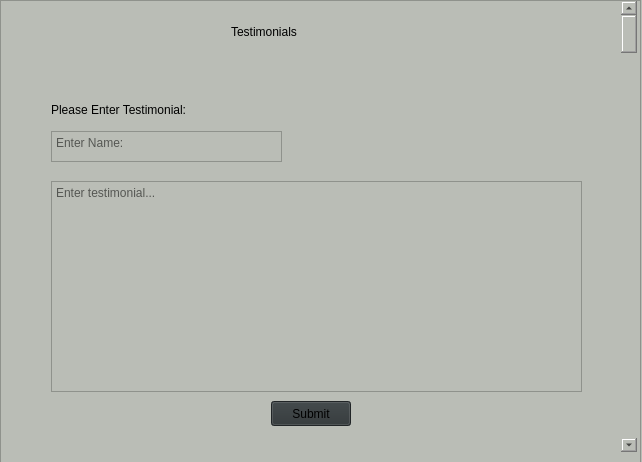
<?xml version="1.0" encoding="UTF-8"?>
<ui version="4.0">
 <class>testimonials</class>
 <widget class="QWidget" name="testimonials">
  <property name="windowModality">
   <enum>Qt::WindowModal</enum>
  </property>
  <property name="geometry">
   <rect>
    <x>0</x>
    <y>0</y>
    <width>642</width>
    <height>462</height>
   </rect>
  </property>
  <property name="windowTitle">
   <string>Form</string>
  </property>
  <property name="styleSheet">
   <string notr="true">background-color: rgb(186, 189, 182);</string>
  </property>
  <widget class="QScrollArea" name="scrollArea">
   <property name="geometry">
    <rect>
     <x>0</x>
     <y>0</y>
     <width>641</width>
     <height>471</height>
    </rect>
   </property>
   <property name="widgetResizable">
    <bool>true</bool>
   </property>
   <widget class="QWidget" name="scrollAreaWidgetContents">
    <property name="geometry">
     <rect>
      <x>0</x>
      <y>0</y>
      <width>639</width>
      <height>469</height>
     </rect>
    </property>
    <widget class="QScrollBar" name="verticalScrollBar">
     <property name="geometry">
      <rect>
       <x>620</x>
       <y>0</y>
       <width>16</width>
       <height>451</height>
      </rect>
     </property>
     <property name="orientation">
      <enum>Qt::Vertical</enum>
     </property>
    </widget>
    <widget class="QLabel" name="label">
     <property name="geometry">
      <rect>
       <x>230</x>
       <y>10</y>
       <width>151</width>
       <height>41</height>
      </rect>
     </property>
     <property name="styleSheet">
      <string notr="true">font: 18pt &quot;Noto Sans&quot;;
color: rgb(0, 0, 0);</string>
     </property>
     <property name="text">
      <string>Testimonials</string>
     </property>
    </widget>
    <widget class="QPlainTextEdit" name="plainTextEdit_testimonial">
     <property name="geometry">
      <rect>
       <x>50</x>
       <y>180</y>
       <width>531</width>
       <height>211</height>
      </rect>
     </property>
     <property name="styleSheet">
      <string notr="true">font: 9pt &quot;Noto Sans&quot;;
color: rgb(85, 87, 83);</string>
     </property>
     <property name="plainText">
      <string>Enter testimonial...</string>
     </property>
     <property name="overwriteMode">
      <bool>true</bool>
     </property>
    </widget>
    <widget class="QTextEdit" name="textEdit_name">
     <property name="geometry">
      <rect>
       <x>50</x>
       <y>130</y>
       <width>231</width>
       <height>31</height>
      </rect>
     </property>
     <property name="styleSheet">
      <string notr="true">font: 9pt &quot;Noto Sans&quot;;
color: rgb(85, 87, 83);</string>
     </property>
     <property name="html">
      <string>&lt;!DOCTYPE HTML PUBLIC &quot;-//W3C//DTD HTML 4.0//EN&quot; &quot;http://www.w3.org/TR/REC-html40/strict.dtd&quot;&gt;
&lt;html&gt;&lt;head&gt;&lt;meta name=&quot;qrichtext&quot; content=&quot;1&quot; /&gt;&lt;style type=&quot;text/css&quot;&gt;
p, li { white-space: pre-wrap; }
&lt;/style&gt;&lt;/head&gt;&lt;body style=&quot; font-family:'Noto Sans'; font-size:9pt; font-weight:400; font-style:normal;&quot;&gt;
&lt;p style=&quot; margin-top:0px; margin-bottom:0px; margin-left:0px; margin-right:0px; -qt-block-indent:0; text-indent:0px;&quot;&gt;Enter Name:&lt;/p&gt;&lt;/body&gt;&lt;/html&gt;</string>
     </property>
     <property name="overwriteMode">
      <bool>true</bool>
     </property>
    </widget>
    <widget class="QPushButton" name="submit_button">
     <property name="geometry">
      <rect>
       <x>270</x>
       <y>400</y>
       <width>80</width>
       <height>25</height>
      </rect>
     </property>
     <property name="styleSheet">
      <string notr="true">font: 9pt &quot;Noto Sans&quot;;
background-color: rgb(46, 52, 54);</string>
     </property>
     <property name="text">
      <string>Submit</string>
     </property>
    </widget>
    <widget class="QLabel" name="label_2">
     <property name="geometry">
      <rect>
       <x>50</x>
       <y>100</y>
       <width>151</width>
       <height>17</height>
      </rect>
     </property>
     <property name="styleSheet">
      <string notr="true">font: 9pt &quot;Noto Sans&quot;;
color: rgb(0, 0, 0);</string>
     </property>
     <property name="text">
      <string>Please Enter Testimonial: </string>
     </property>
    </widget>
   </widget>
  </widget>
 </widget>
 <resources/>
 <connections/>
</ui>
